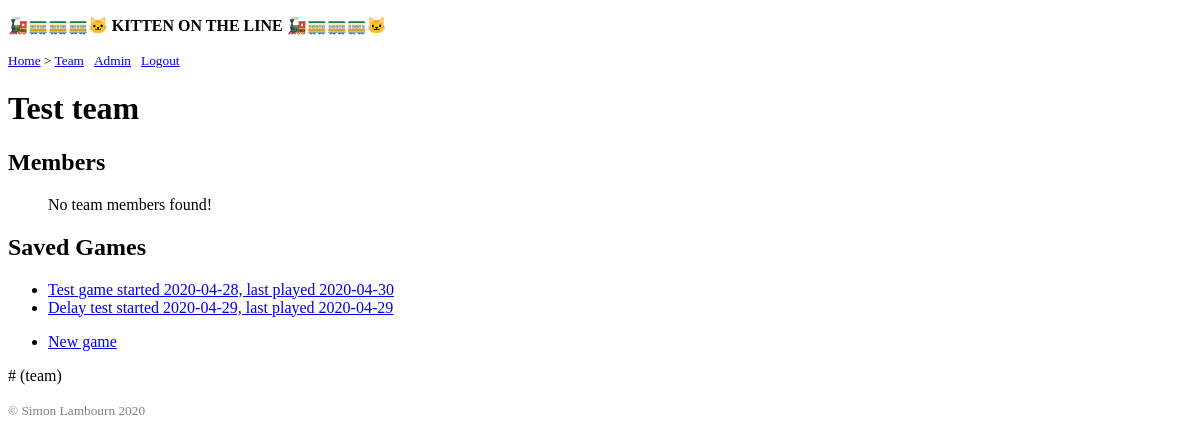
/kittenontheline/team/1 (signed in), run on an earlier commit of the app's database.
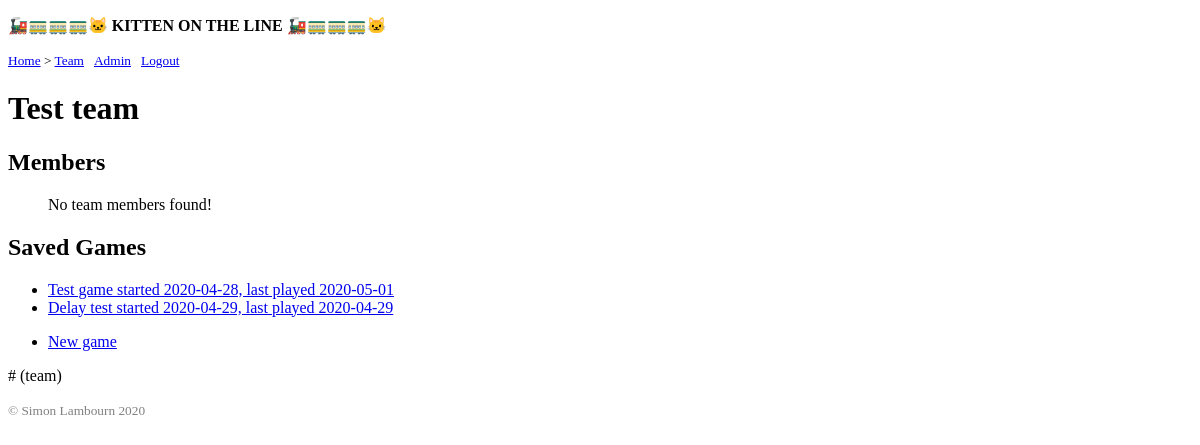
And on a later commit of the database.
### kitten/models.py (models this page shows, shortened)
class GameLevel:
    BASIC = 10
    INTERMEDIATE = 20
    ADVANCED = 30
    EXPERT = 40
    CHOICES = ((BASIC, 'Basic'),
               (INTERMEDIATE, 'Intermediate'),
               (ADVANCED, 'Advanced'),
               (EXPERT, 'Expert'))

class Game(models.Model, GameLevel):
    INCIDENT_LIMIT = 1  # per place
    INCIDENT_SEVERITY_VARIATION = 0.5  # in range  +/- variation
    name = models.CharField(max_length=40)
    started = models.DateField(auto_now_add=True)
    last_played = models.DateField(auto_now=True)
    teams = models.ManyToManyField(Team, related_name='games')
    network_name = models.CharField(max_length=40)
    incident_types = models.ManyToManyField(IncidentType)
    incident_rate = models.PositiveSmallIntegerField(
        default=100, help_text="average rate of incidents, with 100 generating"
        "1 incident per tick of the clock")
    level = models.IntegerField(choices=GameLevel.CHOICES)
    day_start_time = models.TimeField(default=datetime.time(hour=6))
    day_end_time = models.TimeField(default=datetime.time(hour=22))
    current_time = models.DateTimeField(auto_now_add=True, null=True)
    game_round_duration = models.DurationField(default=Network.TICK_STAGE)
    tick_interval = models.DurationField(default=Network.TICK_SINGLE)
    delay = models.PositiveIntegerField(default=0)
    class meta:
        unique_together = [['name', 'team']]
    def __str__(self):
        return f"{self.name if self.name else ''} started {self.started}, "\
            f"last played {self.last_played}"
    def tick(self, save=False):
        """ run the game for one tick of the clock """
        self.sprinkle_incidents()
        for line in self.lines.all():
            line.resolve_incidents()
            line.update_trains(self.current_time)
        self.current_time += self.tick_interval
        self.save()

### kitten/views.py (the view)
# urls.py: url(r'^team/(?P<team_id>[0-9]+)/?$', views.team, name='team'),
@login_required
def team(request, team_id):
    team = get_object_or_404(Team, pk=team_id)
    games = Game.objects.filter(teams__pk=team.pk)
    return render(request, 'kitten/team.html', {'games': games, 'team': team})

### kitten/templatetags/breadcrumb.py (called while the page is built)
@register.tag
def breadcrumb_url(parser, token):
    bits = token.split_contents()
    if len(bits) == 2:
        return breadcrumb(parser, token)
    title = bits.pop(1)
    token.contents = ' '.join(bits)
    url_node = url(parser, token)
    return UrlBreadcrumbNode(title, url_node)

def create_crumb(title, url=None):
    '''crumb = """<span class="breadcrumbs-arrow">""" \
            """<img src="/media/images/arrow.gif" alt="Arrow">""" \
            """</span>"""
    '''
    crumb = ''  # remove arrow: use a dot in template.
    if url:
        crumb = "%s<a href='%s'>%s</a>" % (crumb, url, title)
    else:
        crumb = "%s&nbsp;&nbsp;%s" % (crumb, title)
    return crumb

    def render(self, context):
        title = self.title.var
        if title.find("'") == -1 and title.find('"') == -1:
            try:
                val = self.title
                title = val.resolve(context)
            except:
                title = ''
        else:
            title = title.strip("'").strip('"')
            title = smart_unicode(title)
        url = self.url_node.render(context)
        return create_crumb(title, url)

### templates/kitten/team.html (shortened to what this page needs)
{% extends 'kitten/base.html' %}
{% block content %}
{% if team %}
<h1>{{ team.name }}</h1>
<h2>Members</h2>
<ul>
{% for user in team.members.objects.all %}
<li>{{ user }}</li>
{% empty %}
<p>No team members found!</p>
{% endfor %}
</ul>
<h2>Saved Games</h2>
<ul>
{% for game in games %}
<li><a href="{% url 'game' game.id team.id %}">{{ game }}</a>
{% empty %}
<li>(no saved games)</li>
{% endfor %}
</ul>
<ul>
<li><a href="{% url 'game_new' team.id %}">New game</a>
</ul>
{% else %}
<h2>No teams found</h2>
<p>You aren't in any teams.  Please contact Simon to be added to a team</p>
{% endif %}  # (team)
{% endblock %}

What changed in the data, as far as the page shows it:
changed Game: name+started+last_played "Test game started 2020-04-28, last played 2020-04-30" → "Test game started 2020-04-28, last played 2020-05-01"
